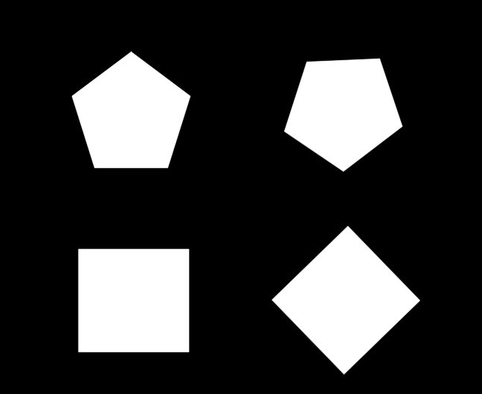
#> input picture oyg_calisma/opencv/images/chp2/sekil_geo.jpg, 482 x 394 px, found by its file name
$ python contour_bulma.py
#> lines starting #> are read from the running program, lines starting #| are printed output that depends on the picture; after the words box and inside, x2 and y2 are one past the last pixel; in counts of white or black regions, pixels touching at a corner belong together
# Python code to find the co-ordinates of
# the contours detected in an image.
import numpy as np
import cv2
import os

# Reading image
font = cv2.FONT_HERSHEY_COMPLEX
yol = os.path.join(os.getcwd(),"oyg_calisma","opencv","images","chp2","sekil_geo.jpg")
img2 = cv2.imread(yol)
#> img2 is the input picture: shape (394, 482, 3); min 0, max 255, mean 55.4

# Reading same image in another
# variable and converting to gray scale.
img = cv2.cvtColor(img2, cv2.COLOR_BGR2GRAY)

# Converting image to a binary image
# ( black and white only image).
_, threshold = cv2.threshold(img, 110, 255, cv2.THRESH_BINARY)
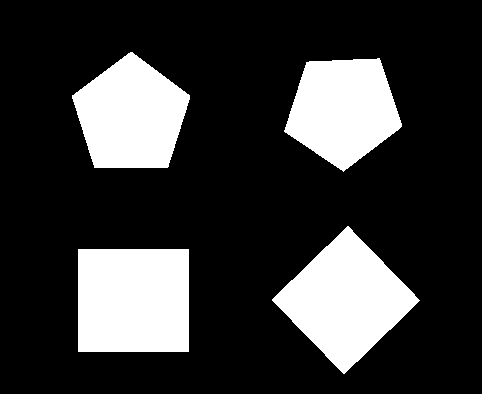
#> threshold: shape (394, 482); 21.7% white; 4 white regions

# Detecting contours in image.
contours, _= cv2.findContours(threshold, cv2.RETR_TREE,
							cv2.CHAIN_APPROX_SIMPLE)
#> contours = 4 contours; box (x1, y1, x2, y2) and area: (78, 249, 189, 352) 11220, (272, 226, 420, 374) 10928, (72, 52, 190, 168) 9429, (284, 58, 402, 172) 9004

# Going through every contours found in the image.
for cnt in contours :

	approx = cv2.approxPolyDP(cnt, 0.009 * cv2.arcLength(cnt, True), True)

	# draws boundary of contours.
	cv2.drawContours(img2, [approx], 0, (0, 0, 255), 5)

	# Used to flatted the array containing
	# the co-ordinates of the vertices.
	n = approx.ravel()
	i = 0

	for j in n :
		if(i % 2 == 0):
			x = n[i]
			y = n[i + 1]

			# String containing the co-ordinates.
			string = str(x) + " " + str(y)

			if(i == 0):
				# text on topmost co-ordinate.
				cv2.putText(img2, "Arrow tip", (x, y),
								font, 0.5, (255, 0, 0))
			else:
				# text on remaining co-ordinates.
				cv2.putText(img2, string, (x, y),
						font, 0.5, (0, 255, 0))
		i = i + 1
#> this loop made 4 passes
#> n on passes 1 to 4: [78, 249, 78, 351, 188, 351, 188, 249], [348, 226, 272, 299, 343, 373, 419, 300], [379, 58, 306, 62, 284, 131, 343, 171, 397, 130, 401, 123], [130, 52, 72, 95, 94, 167, 167, 167, 189, 95]
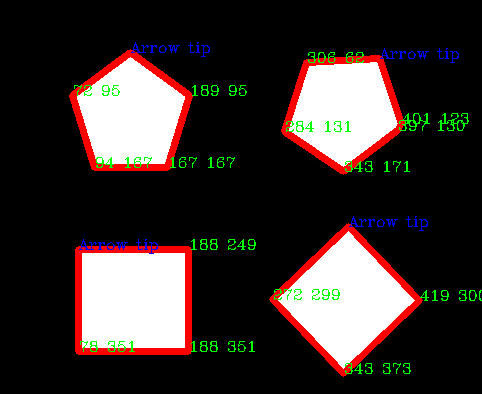
#> img2: shape (394, 482, 3); 7.35% of pixels changed, all inside (x1, y1, x2, y2) = (69, 42, 482, 377)

# Showing the final image.
cv2.imshow('image2', img2)

# Exiting the window if 'q' is pressed on the keyboard.
if cv2.waitKey(0) & 0xFF == ord('q'):
#> (key q is pressed here)
	cv2.destroyAllWindows()

$ run again, with oyg_calisma/opencv/images/chp2/salt-pepper.jpg copied over oyg_calisma/opencv/images/chp2/sekil_geo.jpg
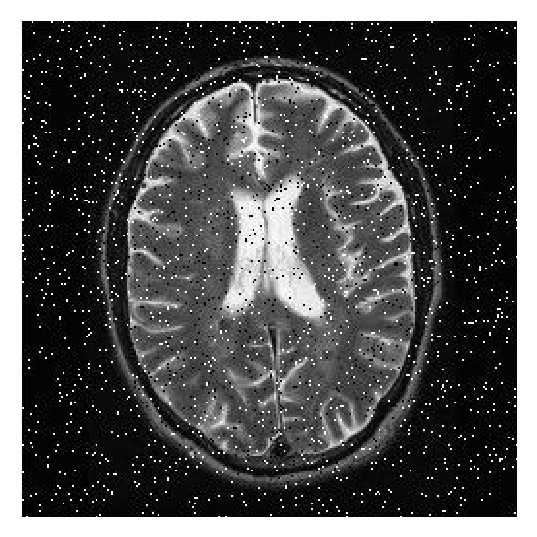
#> input picture oyg_calisma/opencv/images/chp2/salt-pepper.jpg, 537 x 537 px, found by its file name
#> img2 is the input picture: shape (537, 537, 3); min 0, max 255, mean 82.8
#> `_, threshold = cv2.threshold(img, 110, 255, cv2.THRESH_BINARY)`:
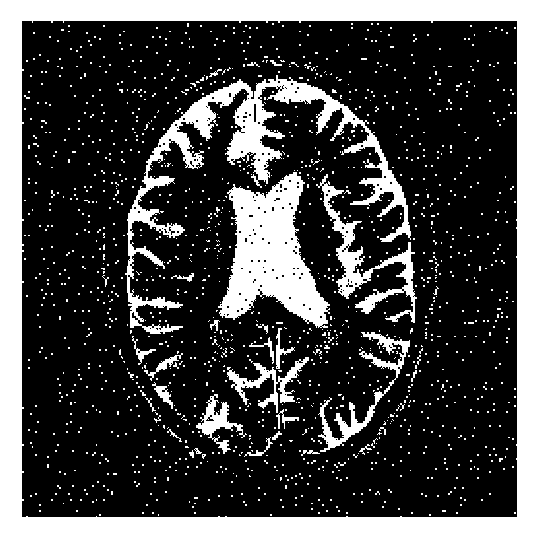
#> threshold: shape (537, 537); 26.7% white; 1511 white regions (1479 under 20 px)
#> contours = 1763 contours, 1741 with area under 20; largest, box (x1, y1, x2, y2) and area: (0, 0, 537, 537) 287296, (21, 20, 518, 518) 246439, (125, 75, 411, 334) 9285, (218, 172, 330, 328) 9083, (316, 174, 417, 323) 2484
#> the loop `for cnt in contours : ` made 1763 passes
#> n on passes 1 to 3: [0, 0, 0, 536, 536, 536, 536, 0], [21, 21, 516, 20, 517, 516, 22, 517], [429, 514, 429, 515, 430, 515, 430, 514]
#> after the loop `for cnt in contours :`:
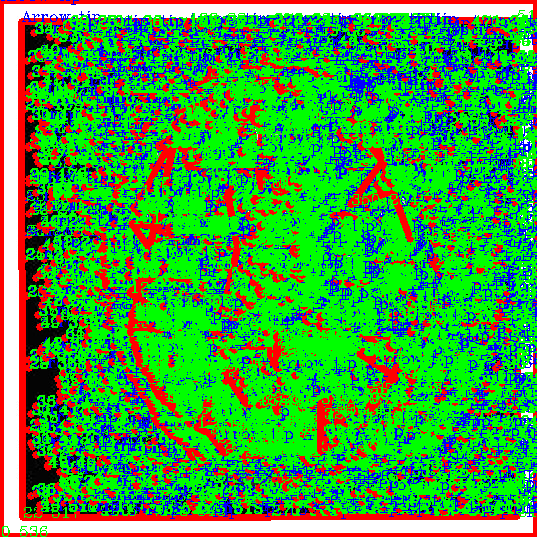
#> img2: shape (537, 537, 3); mean B, G, R 62.4, 156, 64.1
